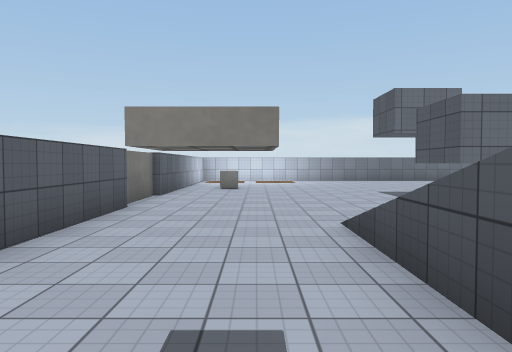
[1] (above)

14 first-person views from a walk through a scene from a Unity 3-D project. The camera is 1.5 m above the floor, tilts 2° down and sees 70° across. The floor is counted in squares, 2 m on a side. Each view is taken from the middle of a square. On the plan, view 1 faces up. The plan holds only what a view shows up to about 11 squares ahead; the rest is blank. The place goes on beyond the plan. The player is left out. Surface patterns are stand-ins for the level's own textures.

[2]
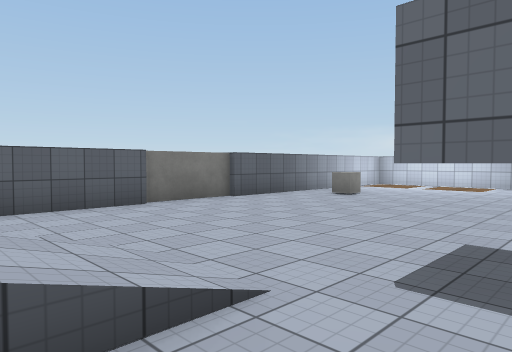

[3]
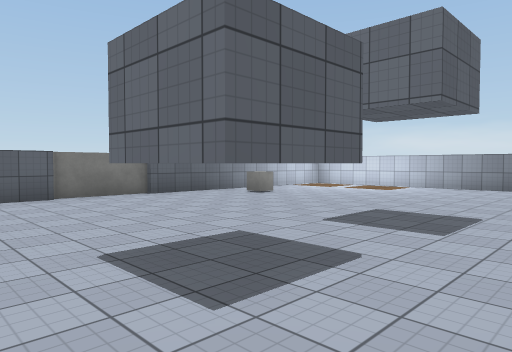

[4]
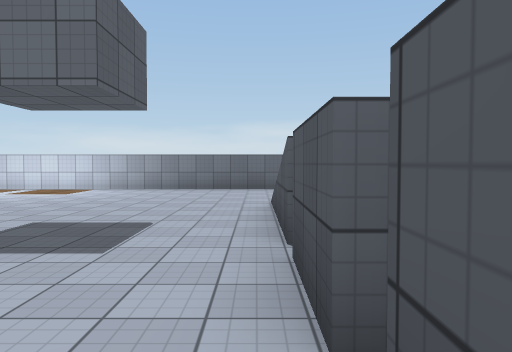

[5]
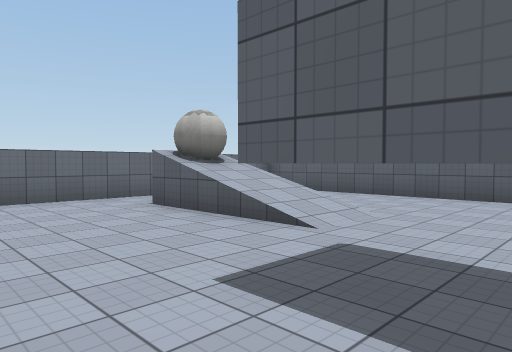

[6]
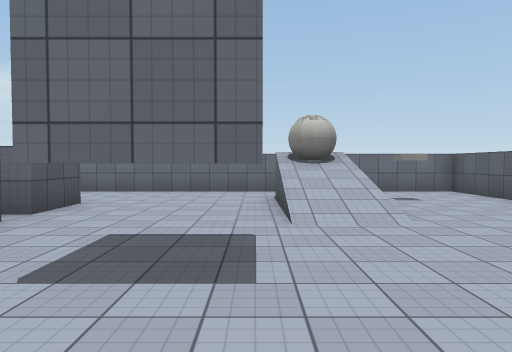

[7]
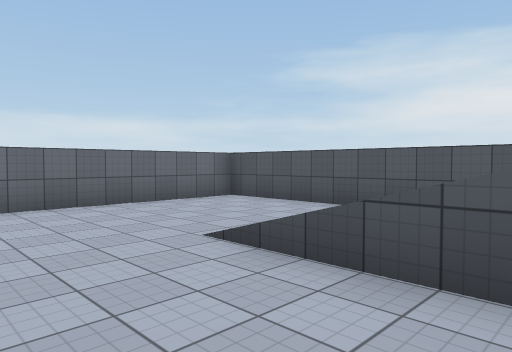

[8]
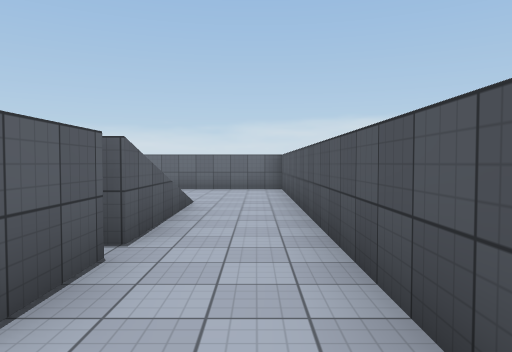

[9]
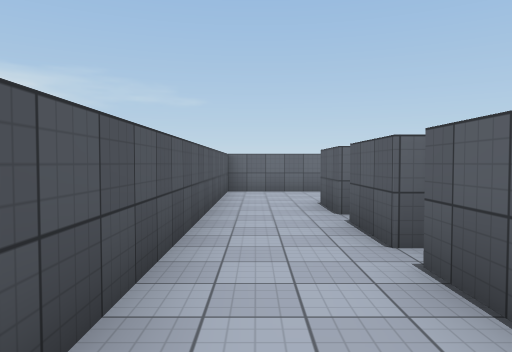

[10]
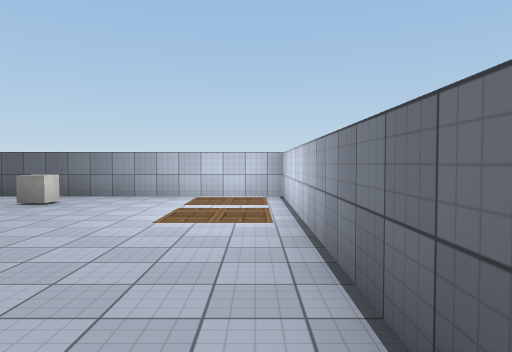

[11]
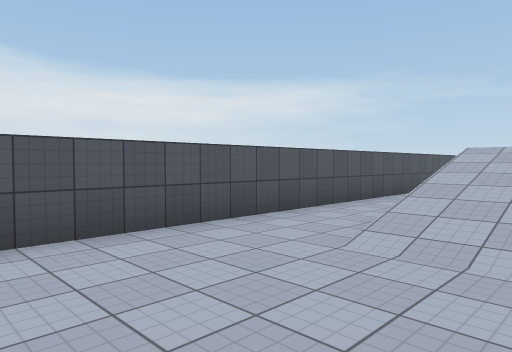

[12]
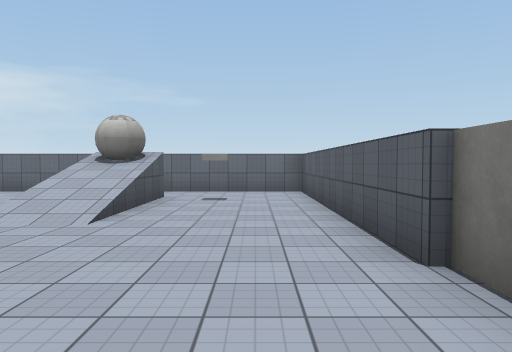

[13]
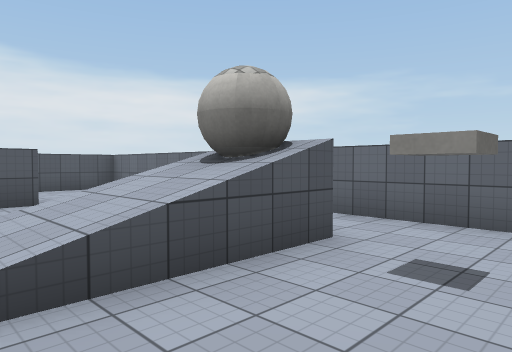

[14]
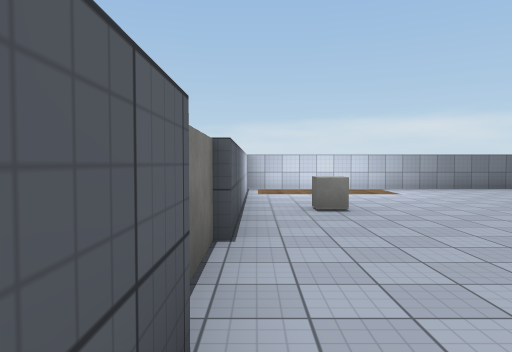

### Floor plan
Key: @ floor where view 1 was taken; # wall or solid block; x gap in a wall; . floor; / step, stairs or slope; B ball; O other object.
Columns run from 3 left of view 1 to 10 right of it. Each row starts with its distance up from view 1.
 16 ##############
 15 #............#
 14 #............#
 13 #............#
 12 #.........//.#
 11 #.O.......//.#
 10 #.........//.#
  9 #.........//.#
  8 #.........#..#
  7 #.........#..#
  6 #.....##.....#
  5 #.........#..#
  4 #...//.......#
  3 #...//....#..#
  2 #...//.......#
  1 #...xB.......#
  0 #..@.........#
 -1 ##############

Where each view was taken, in squares from view 1:
view 1: 0 up, 0 right, facing up
view 2: 3 up, 4 right, facing up-left
view 3: 4 up, 6 right, facing up-left
view 4: 5 up, 6 right, facing up
view 5: 7 up, 6 right, facing down-left
view 6: 9 up, 3 right, facing down
view 7: 9 up, 4 right, facing up-right
view 8: 5 up, 9 right, facing up
view 9: 9 up, 9 right, facing down
view 10: 15 up, 6 right, facing left
view 11: 15 up, 6 right, facing down-right
view 12: 9 up, 1 left, facing down
view 13: 4 up, 1 left, facing down-right
view 14: 5 up, 2 left, facing up
